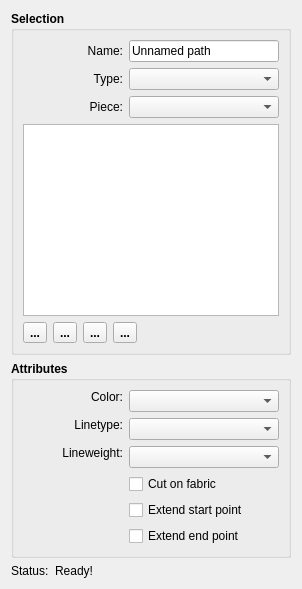
     <widget class="QWidget" name="path_Tab">
      <attribute name="title">
       <string>Path</string>
      </attribute>
      <layout class="QVBoxLayout" name="verticalLayout_9">
       <item>
        <widget class="QGroupBox" name="selection_GroupBox">
         <property name="font">
          <font>
           <bold>true</bold>
          </font>
         </property>
         <property name="title">
          <string>Selection</string>
         </property>
         <layout class="QVBoxLayout" name="verticalLayout">
          <item>
           <layout class="QFormLayout" name="formLayout">
            <item row="0" column="0">
             <widget class="QLabel" name="name_Label">
              <property name="minimumSize">
               <size>
                <width>100</width>
                <height>0</height>
               </size>
              </property>
              <property name="font">
               <font>
                <bold>false</bold>
               </font>
              </property>
              <property name="text">
               <string>Name:</string>
              </property>
              <property name="alignment">
               <set>Qt::AlignRight|Qt::AlignTrailing|Qt::AlignVCenter</set>
              </property>
             </widget>
            </item>
            <item row="0" column="1">
             <widget class="QLineEdit" name="pathName_LineEdit">
              <property name="font">
               <font>
                <bold>false</bold>
               </font>
              </property>
              <property name="text">
               <string>Unnamed path</string>
              </property>
              <property name="placeholderText">
               <string>Create name for your path</string>
              </property>
             </widget>
            </item>
            <item row="1" column="0">
             <widget class="QLabel" name="type_Label">
              <property name="minimumSize">
               <size>
                <width>100</width>
                <height>0</height>
               </size>
              </property>
              <property name="font">
               <font>
                <bold>false</bold>
               </font>
              </property>
              <property name="text">
               <string>Type:</string>
              </property>
              <property name="alignment">
               <set>Qt::AlignRight|Qt::AlignTrailing|Qt::AlignVCenter</set>
              </property>
             </widget>
            </item>
            <item row="1" column="1">
             <widget class="QComboBox" name="type_ComboBox">
              <property name="minimumSize">
               <size>
                <width>150</width>
                <height>0</height>
               </size>
              </property>
              <property name="font">
               <font>
                <bold>false</bold>
               </font>
              </property>
             </widget>
            </item>
            <item row="2" column="0">
             <widget class="QLabel" name="piece_Label">
              <property name="minimumSize">
               <size>
                <width>100</width>
                <height>0</height>
               </size>
              </property>
              <property name="font">
               <font>
                <bold>false</bold>
               </font>
              </property>
              <property name="text">
               <string>Piece:</string>
              </property>
              <property name="alignment">
               <set>Qt::AlignRight|Qt::AlignTrailing|Qt::AlignVCenter</set>
              </property>
             </widget>
            </item>
            <item row="2" column="1">
             <widget class="QComboBox" name="piece_ComboBox">
              <property name="minimumSize">
               <size>
                <width>150</width>
                <height>0</height>
               </size>
              </property>
              <property name="font">
               <font>
                <bold>false</bold>
               </font>
              </property>
             </widget>
            </item>
           </layout>
          </item>
          <item>
           <widget class="QListWidget" name="listWidget">
            <property name="focusPolicy">
             <enum>Qt::StrongFocus</enum>
            </property>
            <property name="dragDropMode">
             <enum>QAbstractItemView::InternalMove</enum>
            </property>
            <property name="selectionMode">
             <enum>QAbstractItemView::ExtendedSelection</enum>
            </property>
           </widget>
          </item>
          <item>
           <layout class="QHBoxLayout" name="horizontalLayout_3">
            <item>
             <widget class="QToolButton" name="moveTop_ToolButton">
              <property name="toolTip">
               <string>Move row to top of list</string>
              </property>
              <property name="text">
               <string notr="true">...</string>
              </property>
              <property name="icon">
               <iconset resource="../../../../vmisc/share/resources/theme.qrc">
                <normaloff>:/tsvg/seamly/go-top.tsvg</normaloff>:/tsvg/seamly/go-top.tsvg</iconset>
              </property>
             </widget>
            </item>
            <item>
             <widget class="QToolButton" name="moveUp_ToolButton">
              <property name="toolTip">
               <string>Move row up one row</string>
              </property>
              <property name="text">
               <string notr="true">...</string>
              </property>
              <property name="icon">
               <iconset resource="../../../../vmisc/share/resources/theme.qrc">
                <normaloff>:/tsvg/spectrum/ChevronUp.tsvg</normaloff>:/tsvg/spectrum/ChevronUp.tsvg</iconset>
              </property>
             </widget>
            </item>
            <item>
             <widget class="QToolButton" name="moveDown_ToolButton">
              <property name="toolTip">
               <string>Move row down one row</string>
              </property>
              <property name="text">
               <string notr="true">...</string>
              </property>
              <property name="icon">
               <iconset resource="../../../../vmisc/share/resources/theme.qrc">
                <normaloff>:/tsvg/spectrum/ChevronDown.tsvg</normaloff>:/tsvg/spectrum/ChevronDown.tsvg</iconset>
              </property>
             </widget>
            </item>
            <item>
             <widget class="QToolButton" name="moveBottom_ToolButton">
              <property name="toolTip">
               <string>Move row to bottom of list</string>
              </property>
              <property name="text">
               <string notr="true">...</string>
              </property>
              <property name="icon">
               <iconset resource="../../../../vmisc/share/resources/theme.qrc">
                <normaloff>:/tsvg/seamly/go-bottom.tsvg</normaloff>:/tsvg/seamly/go-bottom.tsvg</iconset>
              </property>
             </widget>
            </item>
            <item>
             <spacer name="horizontalSpacer_7">
              <property name="orientation">
               <enum>Qt::Horizontal</enum>
              </property>
              <property name="sizeHint" stdset="0">
               <size>
                <width>40</width>
                <height>20</height>
               </size>
              </property>
             </spacer>
            </item>
           </layout>
          </item>
         </layout>
        </widget>
       </item>
       <item>
        <widget class="QGroupBox" name="attributes_GroupBox">
         <property name="minimumSize">
          <size>
           <width>240</width>
           <height>0</height>
          </size>
         </property>
         <property name="font">
          <font>
           <pointsize>9</pointsize>
           <bold>true</bold>
          </font>
         </property>
         <property name="title">
          <string>Attributes</string>
         </property>
         <layout class="QVBoxLayout" name="verticalLayout_8">
          <item>
           <layout class="QFormLayout" name="formLayout_3">
            <property name="labelAlignment">
             <set>Qt::AlignRight|Qt::AlignTrailing|Qt::AlignVCenter</set>
            </property>
            <item row="1" column="0">
             <widget class="QLabel" name="lineType_Label">
              <property name="sizePolicy">
               <sizepolicy hsizetype="MinimumExpanding" vsizetype="Fixed">
                <horstretch>0</horstretch>
                <verstretch>0</verstretch>
               </sizepolicy>
              </property>
              <property name="minimumSize">
               <size>
                <width>100</width>
                <height>0</height>
               </size>
              </property>
              <property name="maximumSize">
               <size>
                <width>16777215</width>
                <height>16777215</height>
               </size>
              </property>
              <property name="font">
               <font>
                <pointsize>9</pointsize>
                <bold>false</bold>
               </font>
              </property>
              <property name="text">
               <string>Linetype:</string>
              </property>
              <property name="alignment">
               <set>Qt::AlignRight|Qt::AlignTrailing|Qt::AlignVCenter</set>
              </property>
             </widget>
            </item>
            <item row="1" column="1">
             <widget class="LineTypeComboBox" name="lineType_ComboBox">
              <property name="sizePolicy">
               <sizepolicy hsizetype="Expanding" vsizetype="Fixed">
                <horstretch>0</horstretch>
                <verstretch>0</verstretch>
               </sizepolicy>
              </property>
              <property name="minimumSize">
               <size>
                <width>80</width>
                <height>0</height>
               </size>
              </property>
              <property name="maximumSize">
               <size>
                <width>16777215</width>
                <height>16777215</height>
               </size>
              </property>
              <property name="font">
               <font>
                <pointsize>9</pointsize>
                <bold>false</bold>
               </font>
              </property>
             </widget>
            </item>
            <item row="2" column="0">
             <widget class="QLabel" name="lineWeight_Label">
              <property name="sizePolicy">
               <sizepolicy hsizetype="MinimumExpanding" vsizetype="Fixed">
                <horstretch>0</horstretch>
                <verstretch>0</verstretch>
               </sizepolicy>
              </property>
              <property name="minimumSize">
               <size>
                <width>100</width>
                <height>0</height>
               </size>
              </property>
              <property name="maximumSize">
               <size>
                <width>16777215</width>
                <height>16777215</height>
               </size>
              </property>
              <property name="font">
               <font>
                <pointsize>9</pointsize>
                <bold>false</bold>
               </font>
              </property>
              <property name="text">
               <string>Lineweight:</string>
              </property>
              <property name="alignment">
               <set>Qt::AlignRight|Qt::AlignTrailing|Qt::AlignVCenter</set>
              </property>
             </widget>
            </item>
            <item row="2" column="1">
             <widget class="LineWeightComboBox" name="lineWeight_ComboBox">
              <property name="sizePolicy">
               <sizepolicy hsizetype="Expanding" vsizetype="Fixed">
                <horstretch>0</horstretch>
                <verstretch>0</verstretch>
               </sizepolicy>
              </property>
              <property name="minimumSize">
               <size>
                <width>80</width>
                <height>0</height>
               </size>
              </property>
              <property name="font">
               <font>
                <pointsize>9</pointsize>
                <bold>false</bold>
               </font>
              </property>
             </widget>
            </item>
            <item row="0" column="0">
             <widget class="QLabel" name="lineColor_Label">
              <property name="sizePolicy">
               <sizepolicy hsizetype="MinimumExpanding" vsizetype="Fixed">
                <horstretch>0</horstretch>
                <verstretch>0</verstretch>
               </sizepolicy>
              </property>
              <property name="minimumSize">
               <size>
                <width>100</width>
                <height>0</height>
               </size>
              </property>
              <property name="maximumSize">
               <size>
                <width>16777215</width>
                <height>16777215</height>
               </size>
              </property>
              <property name="font">
               <font>
                <pointsize>9</pointsize>
                <bold>false</bold>
               </font>
              </property>
              <property name="text">
               <string>Color:</string>
              </property>
              <property name="alignment">
               <set>Qt::AlignRight|Qt::AlignTrailing|Qt::AlignVCenter</set>
              </property>
             </widget>
            </item>
            <item row="0" column="1">
             <widget class="ColorComboBox" name="lineColor_ComboBox">
              <property name="sizePolicy">
               <sizepolicy hsizetype="Expanding" vsizetype="Fixed">
                <horstretch>0</horstretch>
                <verstretch>0</verstretch>
               </sizepolicy>
              </property>
              <property name="minimumSize">
               <size>
                <width>80</width>
                <height>0</height>
               </size>
              </property>
              <property name="font">
               <font>
                <pointsize>9</pointsize>
                <bold>false</bold>
               </font>
              </property>
             </widget>
            </item>
            <item row="3" column="1">
             <widget class="QCheckBox" name="cutOnFabric_CheckBox">
              <property name="font">
               <font>
                <pointsize>9</pointsize>
                <bold>false</bold>
               </font>
              </property>
              <property name="toolTip">
               <string>The path is a cut contour</string>
              </property>
              <property name="text">
               <string>Cut on fabric</string>
              </property>
             </widget>
            </item>
            <item row="5" column="1">
             <widget class="QCheckBox" name="extendEndPoint_CheckBox">
              <property name="font">
               <font>
                <pointsize>9</pointsize>
                <bold>false</bold>
               </font>
              </property>
              <property name="text">
               <string>Extend end point</string>
              </property>
             </widget>
            </item>
            <item row="4" column="1">
             <widget class="QCheckBox" name="extendStartPoint_CheckBox">
              <property name="font">
               <font>
                <pointsize>9</pointsize>
                <bold>false</bold>
               </font>
              </property>
              <property name="text">
               <string>Extend start point</string>
              </property>
             </widget>
            </item>
           </layout>
          </item>
         </layout>
        </widget>
       </item>
       <item>
        <layout class="QHBoxLayout" name="horizontalLayout">
         <item>
          <widget class="QLabel" name="label_3">
           <property name="maximumSize">
            <size>
             <width>40</width>
             <height>16777215</height>
            </size>
           </property>
           <property name="text">
            <string>Status:</string>
           </property>
          </widget>
         </item>
         <item>
          <widget class="QLabel" name="status_Label">
           <property name="sizePolicy">
            <sizepolicy hsizetype="Expanding" vsizetype="Preferred">
             <horstretch>0</horstretch>
             <verstretch>0</verstretch>
            </sizepolicy>
           </property>
           <property name="text">
            <string>Ready!</string>
           </property>
           <property name="textFormat">
            <enum>Qt::RichText</enum>
           </property>
           <property name="scaledContents">
            <bool>false</bool>
           </property>
           <property name="wordWrap">
            <bool>true</bool>
           </property>
          </widget>
         </item>
        </layout>
       </item>
      </layout>
     </widget>
